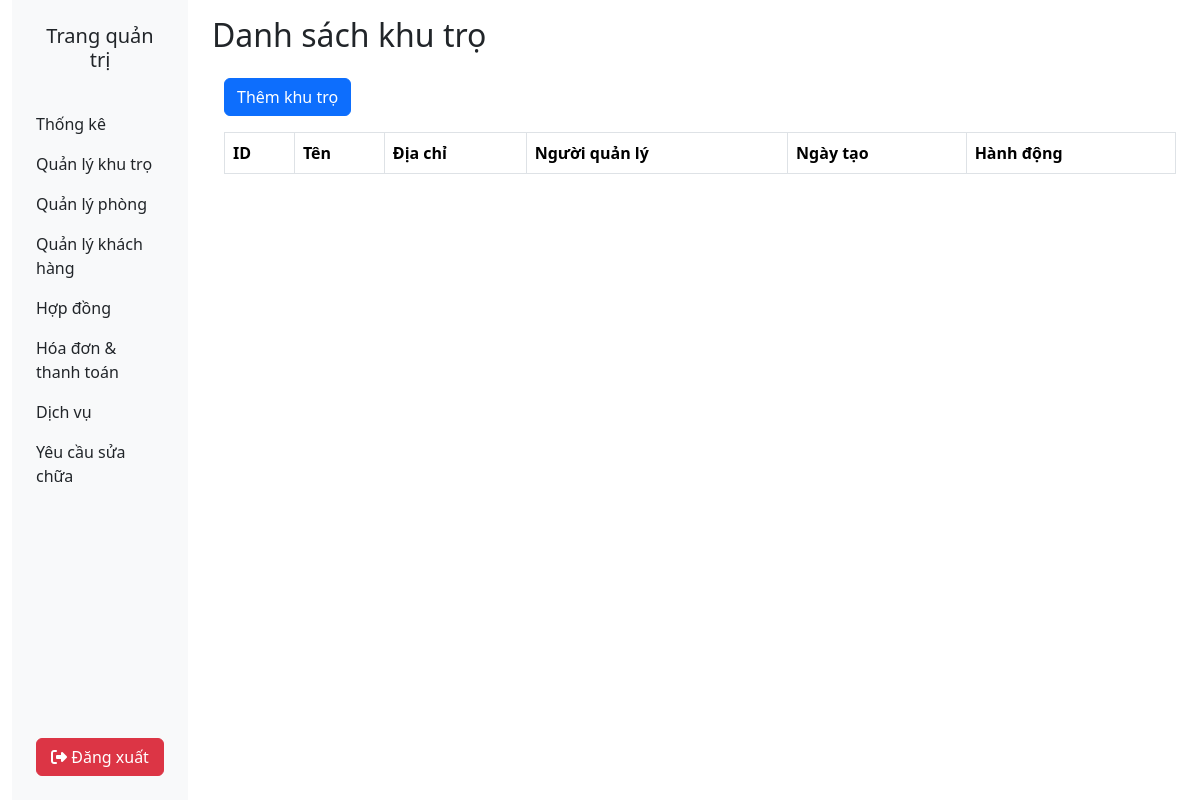
The app's page /dormitory/index, older data.
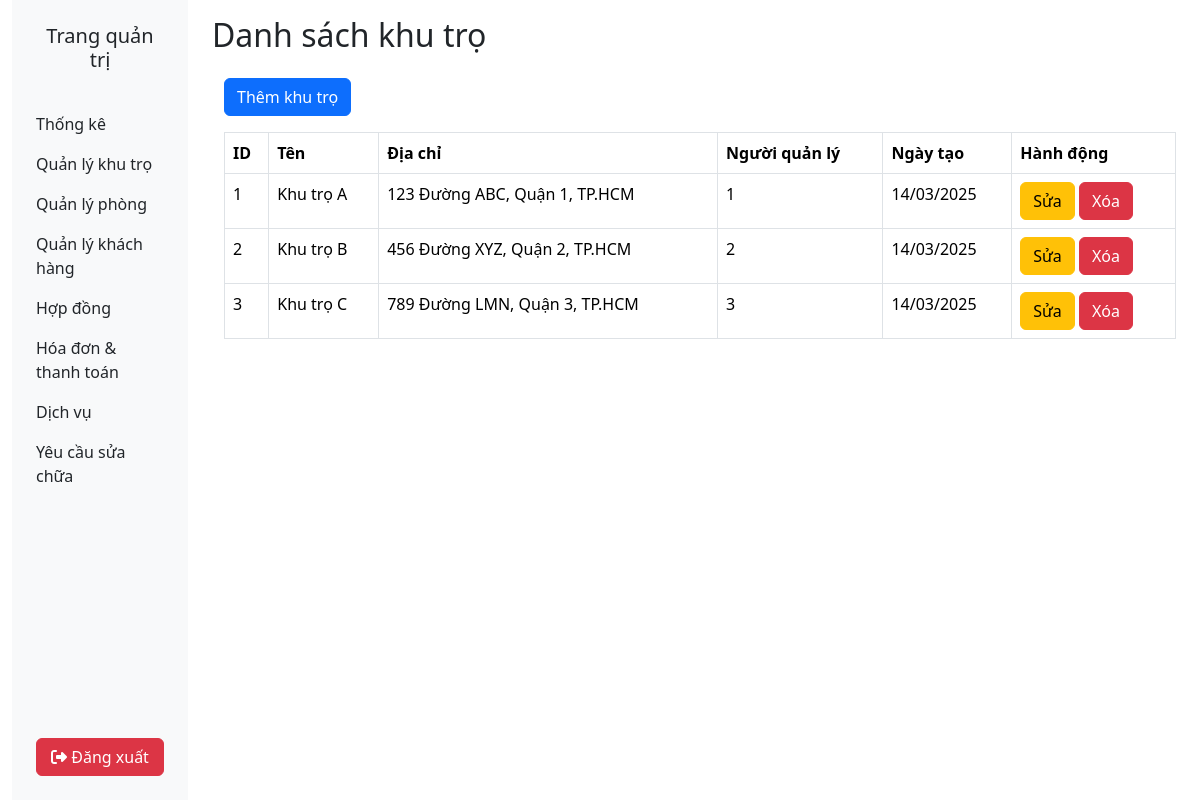
The same page, newer data.
### tables this page shows
CREATE TABLE dormitories (
    id INT AUTO_INCREMENT PRIMARY KEY,
    name VARCHAR(255) NOT NULL,
    address VARCHAR(255) NOT NULL,
    owner_id INT NOT NULL,   
    created_at TIMESTAMP DEFAULT CURRENT_TIMESTAMP
);

### app/controllers/DormitoryController.php (called while the page is built)
<?php
require_once __DIR__ . '/../models/DormitoryModel.php';
class DormitoryController
{
    private $dormitoryModel;
    public function __construct()
    {
        $this->dormitoryModel = new DormitoryModel();
    }
    public function index()
    {
        $dormitories = $this->dormitoryModel->getAllDormitories();
        include __DIR__ . '/../views/dormitories/index.php';
    }
}

### index.php (called while the page is built, shortened)
<?php
$router = new Router();
$router->dispatch();
?>

### app/core/Database.php (called while the page is built, shortened)
<?php
class Database {
    private $host = "localhost";
    private $dbname = "boarding_house";
    private $username = "root";
    private $password = "";
    public function __construct() {
        try {
            $this->conn = new PDO("mysql:host=$this->host;dbname=$this->dbname;charset=utf8", $this->username, $this->password);
        } catch (PDOException $e) {
            die("Lỗi kết nối DB: " . $e->getMessage());
        }
    }
}
?>

### app/models/BaseModel.php (called while the page is built, shortened)
<?php
require_once __DIR__ . '/../core/Database.php';
class BaseModel
{
    protected $db;
    public function __construct()
    {
        $this->db = new Database();
    }
    protected function query($sql, $params = [])
    {
        $stmt = $this->db->conn->prepare($sql);
        $stmt->execute($params);
        return $stmt;
    }
    public function getAll($table)
    {
        return $this->query("SELECT * FROM $table")->fetchAll(PDO::FETCH_ASSOC);
    }
}
?>

### app/models/DormitoryModel.php (called while the page is built)
<?php
require_once __DIR__ . '/BaseModel.php';
class DormitoryModel extends BaseModel
{
    protected $table = "dormitories";
    public function getAllDormitories()
    {
        return $this->getAll($this->table);
    }
}
?>

### app/views/dormitories/index.php (the view, shortened to what this page needs)
<div class="container">
    <a href="/dormitory/create" class="btn btn-primary mb-3">Thêm khu trọ</a>
    <table class="table table-bordered">
        <thead>
            <tr>
                <th>ID</th>
                <th>Tên</th>
                <th>Địa chỉ</th>
                <th>Người quản lý</th>
                <th>Ngày tạo</th>
                <th>Hành động</th>
            </tr>
        </thead>
        <tbody>
            <?php foreach ($dormitories as $dorm) : ?>
                <tr>
                    <td><?= $dorm['id']; ?></td>
                    <td><?= $dorm['name']; ?></td>
                    <td><?= $dorm['address']; ?></td>
                    <td><?= $dorm['owner_id']; ?></td>
                    <td><?= date("d/m/Y", strtotime($dorm['created_at'])); ?></td>
                    <td>
                        <a href="/dormitory/update?id=<?= $dorm['id']; ?>" class="btn btn-warning">Sửa</a>
                        <a href="/dormitory/delete?id=<?= $dorm['id']; ?>" class="btn btn-danger" onclick="return confirm('Bạn có chắc chắn muốn xóa?')">Xóa</a>
                    </td>
                </tr>
            <?php endforeach; ?>
        </tbody>
    </table>
</div>
<?php
require_once __DIR__ . '/../layouts/admin.php';
?>

Row changes from the older to the newer data that the page shows:
added dormitories: id "1", name "Khu trọ A", address "123 Đường ABC, Quận 1, TP.HCM", owner "1", created_at "14/03/2025"
added dormitories: id "2", name "Khu trọ B", address "456 Đường XYZ, Quận 2, TP.HCM", owner "2", created_at "14/03/2025"
added dormitories: id "3", name "Khu trọ C", address "789 Đường LMN, Quận 3, TP.HCM", owner "3", created_at "14/03/2025"
